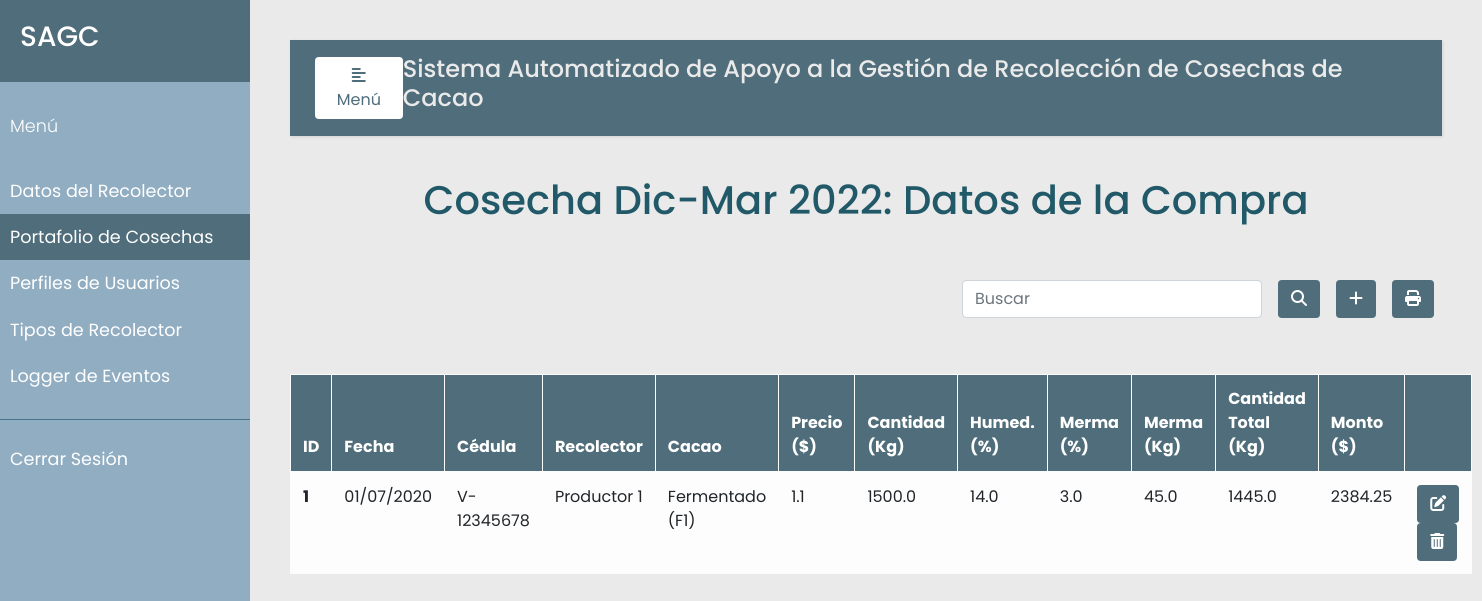
Screenshot of /cosecha/1/compras (signed in) with the database file from the repository.
### models.py (models this page shows, shortened)
class Cosecha(db.Model):
    __tablename__ = 'cosechas'
    id = db.Column(db.Integer, primary_key=True)
    descripcion = db.Column(db.String(120), unique=True)
    inicio = db.Column(db.DateTime, nullable=False)
    cierre = db.Column(db.DateTime, nullable=False)
    estado = db.Column(db.Boolean, default=True)
    compras = db.relationship('Compra', backref='cosechas')

class Compra(db.Model):
    __tablename__ = 'compras'
    id = db.Column(db.Integer, primary_key=True)
    cosecha_id = db.Column(db.Integer, db.ForeignKey('cosechas.id'), nullable=False)
    productor_id = db.Column(db.Integer, db.ForeignKey('productores.id'), nullable=False)
    tipo_recolector = db.Column(db.Integer, db.ForeignKey('tipo_prod.id'), nullable=False)
    fecha = db.Column(db.DateTime, nullable=False)
    clase_cacao = db.Column(db.String(120), nullable=False)
    precio = db.Column(db.Float, nullable=False)
    cantidad = db.Column(db.Float, nullable=False)
    humedad = db.Column(db.Float, nullable=False)
    merma_porcentaje = db.Column(db.Float, nullable=False)
    merma_kg = db.Column(db.Float, nullable=False)
    cantidad_total = db.Column(db.Float, nullable=False)
    monto = db.Column(db.Float, nullable=False)
    observacion = db.Column(db.String(120))

class Recolector(db.Model):
    __tablename__ = 'productores'
    id = db.Column(db.Integer, primary_key=True)
    ci = db.Column(db.String(30), nullable=False, unique=True)
    nombre = db.Column(db.String(30), nullable=False)
    apellido = db.Column(db.String(30), nullable=False)
    telefono = db.Column(db.String(12), nullable=False)
    celular = db.Column(db.String(12), nullable=False)
    tipo_prod = db.Column(db.Integer, db.ForeignKey('tipo_prod.id'), nullable=False) # ForeignKey debe estar el nombre de la tabla a linkear
    direccion1= db.Column(db.String(120), nullable=False)
    direccion2 = db.Column(db.String(120))
    compras = db.relationship('Compra', backref='productores')

class TipoRecolector(db.Model):
    __tablename__ = 'tipo_prod'
    id = db.Column(db.Integer, primary_key=True)
    descripcion = db.Column(db.String(120), nullable=False, unique=True)
    precio = db.Column(db.Float, nullable=False)
    producer = db.relationship('Recolector', backref='tipo_recolector', lazy=True)
    compras = db.relationship('Compra', backref='tipo_prod', lazy=True)

### app.py (the view, shortened to what this page needs)
@app.route("/cosecha/<int:id>/compras", methods=['GET', 'POST'])
@login_required
def compras(id):
    error=None
    cosecha= Cosecha.query.get_or_404(id)
    compras = Compra.query.filter_by(cosecha_id=id).all()
    tipo_prod = TipoRecolector.query.all()
    return render_template('compras.html', error=error, admin=session['rol_admin'],
                            cosecha=cosecha, compras=compras, tipo_prod=tipo_prod)

### app.py (called while the page is built)
def login_required(f):
    @wraps(f)
    def wrap(*args, **kwargs):
        if 'logged_in' in session:
            return f(*args, **kwargs)
        else:
            flash('Necesitas iniciar sesión primero')
            return redirect(url_for('login'))
    return wrap

### templates/compras.html (shortened to what this page needs)
{% extends "base.html" %}
{% block navbar %}
<li class="nav-item">
  <a class="nav-link" href="{{url_for('productor')}}">Datos del Recolector</a>
</li>
<li class="nav-item active">
  <a class="nav-link" href="{{url_for('cosecha')}}">Portafolio de Cosechas<span class="sr-only">(current)</span></a>
</li>
<li class="nav-item">
  <a class="nav-link" href="{{url_for('perfiles')}}">Perfiles de Usuarios</a>
</li>
<li class="nav-item">
  <a class="nav-link" href="{{url_for('tipo_recolector')}}">Tipos de Recolector</a>
</li>
<li class="nav-item">
  <a class="nav-link" href="{{url_for('eventos')}}">Logger de Eventos</a>
</li>
{% endblock %}
{% block sesion %}
<li class="nav-item">
  <a class="nav-link" href="{{url_for('logout')}}">Cerrar Sesión</a>
</li>
{% endblock %}
{% block content %}
  <p class="text-center h1 fw-bold mb-5 mx-1 mx-md-4 mt-4">{{ cosecha.descripcion }}: Datos de la Compra</p>
  <div class="d-flex flex-row-reverse bd-highlight">
    <div class="p-2 bd-highlight">
      <button type="button" class="btn" style="color:#fff; background-color:#4F6D7A;">
        <i class="fa fa-print" aria-hidden="true"></i>
      </button>
    </div>
      <div class="p-2 bd-highlight">
        <button type="button" class="btn" style="color:#fff; background-color:#4F6D7A;" data-toggle="modal" data-target="#exampleModalLong">
          <i class="fa-solid fa-plus"></i>
        </button>
      </div>
      <div class="p-2 bd-highlight" style="display:flex; align-content: flex-end;">
        <form action='/cosecha/{{ cosecha.id }}/compras/search' method="post" class="form-inline" style="justify-content: flex-end">
          <input class="form-control mr-3 w-75" type="text" placeholder="Buscar" aria-label="Buscar" name="search_compra">
          <button type="submit" id="search_compra" name="action-type" value="search" class="btn" style="color:#fff; background-color:#4F6D7A;">
            <i class="fas fa-search" aria-hidden="true"></i>
          </button>
        </form>
      </div>
    </div>
  <br/>
  <br>
  <table class="table table-bordered table-light table-hover">
    <thead>
      <tr>
        <th scope="col">ID</th>
        <th scope="col">Fecha</th>
        <th scope="col">Cédula</th>
        <th scope="col">Recolector</th>
        <th scope="col">Cacao</th>
        <th scope="col">Precio <br> ($)</th>
        <th scope="col">Cantidad <br> (Kg)</th>
        <th scope="col">Humed. <br> (%)</th>
        <th scope="col">Merma <br> (%)</th>
        <th scope="col">Merma <br> (Kg)</th>
        <th scope="col">Cantidad <br> Total (Kg)</th>
        <th scope="col">Monto ($)</th>
        <th scope="col"></th>
      </tr>
    </thead>
    <tbody>
      {% for u in compras %}
      <tr>
        <th scope="row">{{u.id}}</th>
        <td>{{u.fecha.date().strftime("%d/%m/%Y") }}</td>
        <td>{{u.productores.ci }}</td>
        <td>{{u.tipo_prod.descripcion}}</td>
        <td>{{u.clase_cacao}}</td>
        <td>{{u.precio}}</td>
        <td>{{u.cantidad}}</td>
        <td>{{u.humedad}}</td>
        <td>{{u.merma_porcentaje}}</td>
        <td>{{u.merma_kg}}</td>
        <td>{{u.cantidad_total}}</td>
        <td>{{u.monto}}</td>
        <td>
          <button type="button" class="btn action" data-toggle="modal" data-target="#edit-modal-{{u.id}}">
            <i class="fas fa-edit"></i>
          </button>
          <button type="button" class="btn action" data-toggle="modal" data-target="#delete-modal-{{u.id}}">
            <i class="fas fa-trash-alt"></i>
          </button>
        </td>
      </tr>
      {% endfor %}
    </tbody>
  </table>
{% endblock %}

### static/css/styles.css (style rules this page uses)
body { font-family: 'Poppins', sans-serif; background: #EAEAEA; }
p { font-family: 'Poppins', sans-serif; font-size: 1.1em; font-weight: 300; line-height: 1.7em; color: #215968; }
a, a:hover, a:focus { color: inherit; text-decoration: none; transition: all 0.3s; }
#sidebar ul li a { padding: 10px; font-size: 1.1em; display: block; }
#sidebar ul li.active>a, a[aria-expanded="true"] { color: #fff; background: #4F6D7A; }
.btn.action { color:#fff; background-color:#4F6D7A; }
thead { color:#fff; background-color:#4F6D7A; }

### rows the page displays
Cosecha: descripcion "Cosecha Dic-Mar 2022"
Compra: id "1", fecha "01/07/2020", productores.ci "V-12345678", tipo_prod.descripcion "Productor 1", clase_cacao "Fermentado (F1)", precio "1.1", cantidad "1500.0", humedad "14.0", merma_porcentaje "3.0", merma_kg "45.0", cantidad_total "1445.0", monto "2384.25"
